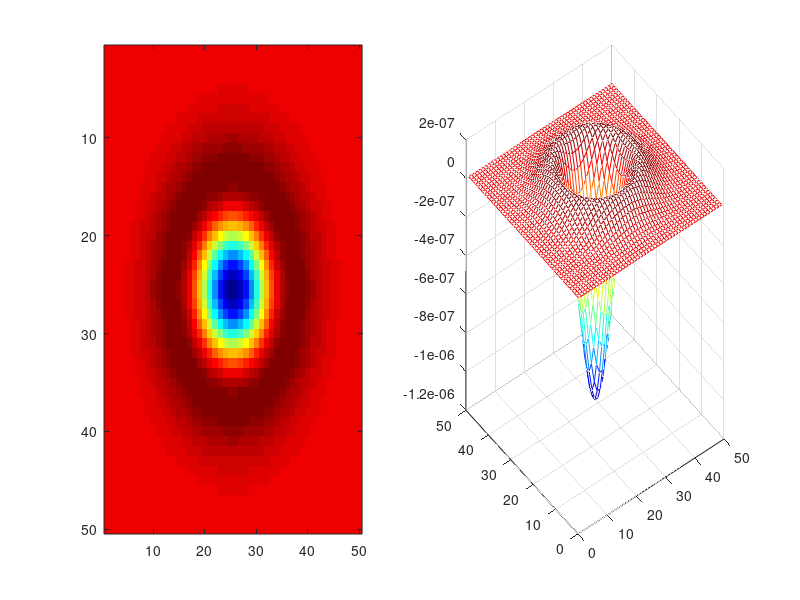

Reproduce this figure in MATLAB.

%Student Dave's tutorial on:  Finding flies! lol :P
%this code uses blob analysis to find 
%Copyright Student Dave's Tutorials 2013
%if you would like to use this code, please feel free, just remember to
%reference and tell your friends! :)
%requires matlabs image processing toolbox

%you can get the fly footage here!  (notably, the free version is pretty low quality so
%tracking will have some issues ..you gotta tweaky it :-/
%http://footage.shutterstock.com/clip-978808-stock-footage-swarm-of-flies-buzzing-with-matte-for-easy-compositing-into-your-own-scenes.html

%What the heck does this code do!?
%the code tries to find the flies..but not just when they are very visual,
%but even when the are partially overlapping..how?!
% 1) Averaged background subtraction
% 2) Noise reduction via image smoothing using 2-d gaussian filter.
% 3) Threshold and point detection in binary image.

clear all;
close all;
set(0,'DefaultFigureWindowStyle','docked') %dock the figures..just a personal preference you don't need this.

%base_dir = 'E:\Dropbox\Student_dave\flies_SD_frames\duplicates_removed\';
base_dir = 'maddenNew/';


cd(base_dir);

%% get listing of frames so that you can cycle through them easily.
f_list =  dir('*jpg');
%obj.reader = vision.VideoFileReader('*jpg');


%% initialize gaussian filter

%using fspecial, we will make a laplacian of a gaussian (LOG) template to convolve (pass over)
%over the image to find blobs!

hsizeh = 50  %you will need to iterative test these values two values. the bigger they are, the larger the blob they will find!
sigmah = 6   %
h = fspecial('log', hsizeh, sigmah)
subplot(121); imagesc(h)
subplot(122); mesh(h)
colormap(jet)


%frame = obj.reader.step();
    
%% iteratively (frame by frame) find flies and save the X Y coordinates!
X = cell(1,length(f_list)); %detection X coordinate indice
Y = cell(1,length(f_list));  %detection Y coordinate indice
% % % % 
% % % % %% iteratively (frame by frame) find flies and save the X Y coordinates!
% % % % X = cell(1,length(frame)); %detection X coordinate indice
% % % % Y = cell(1,length(frame));  %detection Y coordinate indice

for i = 50:length(f_list)
%while ~isDone(obj.reader)
    
    img_real = (imread(f_list(i).name)); %just for plottin purposes
    %img_real = (imread(frame.name)); %just for plottin purposes
    img_tmp = double(imread(f_list(i).name)); %load in the image and convert to double too allow for computations on the image
    img = img_tmp(:,:,1); %reduce to just the first dimension, we don't care about color (rgb) values here.
    imshow(img)
    %do the blob filter!
    blob_img = conv2(img,h,'same');
    
    %threshold the image to blobs only: you'll need to decide what your
    %threshold level is..you can use your eyes or a histogram :P
    idx = find(blob_img < 0.7); 
    blob_img(idx) = nan ;
    
    %now we have an image of hills and valleys..some are distinct, some
    %overlap..but you can still see the peak...most of the time.
    %use this GREAT 2-d local max/min finder 
    %http://www.mathworks.com/matlabcentral/fileexchange/12275-extrema-m-extrema2-m
    %it find the blob peak indices for this video, there should be ~11
    [zmax,imax,zmin,imin] = extrema2(blob_img);
    [X{i},Y{i}] = ind2sub(size(blob_img),imax);
    
    %for plotting
    %%{
    clf
    %subplot(211);   
    %imagesc(blob_img)
    %    axis off
    %subplot(212)
    imshow(img_real)
    hold on
    for j = 1:length(X{i})
        plot(Y{i}(j),X{i}(j),'or')
    end
    axis off
    pause(.1);
    %}
    
    
    i
end

%save it!
save('raw_fly_detections.mat',  'X','Y')

%now, move on to the multi object tracking code!


% % %     function frame = readFrame()
% % %         frame = obj.reader.step();
% % %     end







